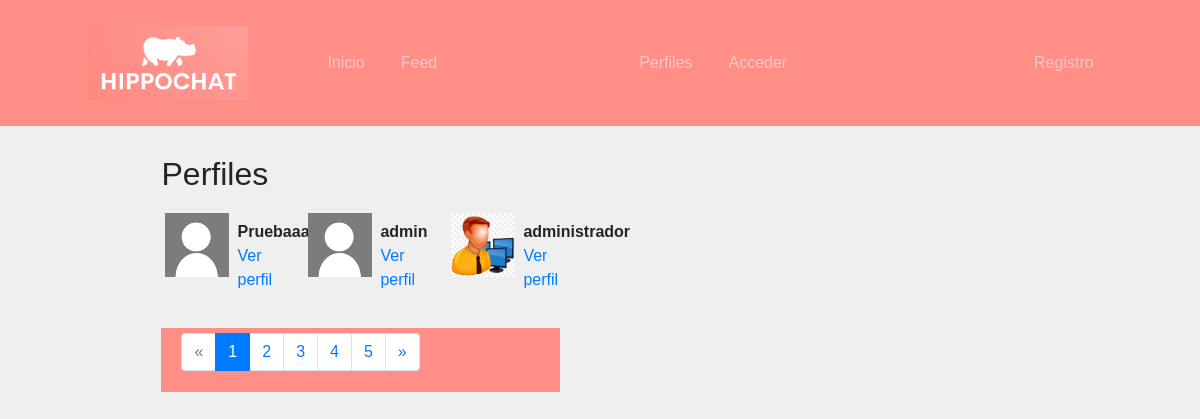
/profiles/, run on the app's committed database.
### registration/models.py (models this page shows)
class Profile(models.Model):
    user = models.OneToOneField(User, on_delete=models.CASCADE)
    avatar = models.ImageField(upload_to=custom_upload_to, null=True, blank=True)
    bio = models.TextField(null=True, blank=True)
    link = models.URLField(max_length=200, null=True, blank=True)
    class Meta:
        ordering = ['user__username']

### profiles/views.py (the view)
# urls.py: path('', ProfileListView.as_view(), name='list'),
class ProfileListView(ListView):
    model = Profile
    template_name = 'profiles/profile_list.html'
    paginate_by = 3

### profiles/templates/profiles/profile_list.html (shortened to what this page needs)
{% extends 'core/base.html' %}
{% load static %}
{% block content %}
<main role="main">
  <div class="container">
    <div class="row mt-3">
      <div class="col-md-9 mx-auto mb-5">
        <h2>Perfiles</h2>
        <div class="row">
          {% for profile in profile_list %}
            <div class="col-md-4 mt-2 mb-3 ">
              <div class="row p-1">
                <div class="col-md-12">
                  {% if profile.avatar %}
                    <img src="{{profile.avatar.url}}" class="img-fluid profile-avatar">
                  {% else %}
                    <img src="{% static 'registration/img/no-avatar.jpg' %}" class="img-fluid profile-avatar">
                  {% endif %}
                  <p class="profile-data">
                    <b>{{profile.user|truncatechars:"16"}}</b><br>
                    <a href="{% url 'profiles:detail' profile.user %}">Ver perfil</a>
                  </p>
                </div>
              </div>
            </div>
          {% endfor %}
        </div>
        {% if is_paginated %}
          <nav aria-label="Page navigation">
            <ul class="pagination justify-content-center">
              {% if page_obj.has_previous %}
                <li class="page-item ">
                  <a class="page-link" href="?page={{ page_obj.previous_page_number }}">&laquo;</a>
                </li>
              {% else %}
                <li class="page-item disabled">
                  <a class="page-link" href="#" tabindex="-1">&laquo;</a>
                </li>
              {% endif %}
              {% for i in paginator.page_range %}
                <li class="page-item {% if page_obj.number == i %}active{% endif %}">
                  <a class="page-link" href="?page={{ i }}">{{ i }}</a>
                </li>
              {% endfor %}
              {% if page_obj.has_next %}
                <li class="page-item ">
                  <a class="page-link" href="?page={{ page_obj.next_page_number }}">&raquo;</a>
                </li>
              {% else %}
                <li class="page-item disabled">
                  <a class="page-link" href="#" tabindex="-1">&raquo;</a>
                </li>
              {% endif %}
            </ul>
          </nav>
        {% endif %}
      </div>
    </div>
  </div>
</main>
{% endblock %}

### core/static/core/css/styles.css (style rules this page uses)
* { margin: 0; padding: 0; font-family: poppins,sans-serif; box-sizing: border-box; }
body { background-color: #efefef; }
nav { background-color: #ff8e86; color: white; display: flex; justify-content: space-between; align-items: cente; padding: 5px 5%; position: sticky; top: 0; z-index: 100; }
.container { display: flex; justify-content: space-between; padding: 13px 5%; }

### profiles/templates/profiles/profile_list.html (style rules this page uses)
.profile-avatar { float:left;width:4rem;height:4rem }
.profile-data { padding-left:4.5rem;padding-top:.4rem; }

### data on the page
Profile: user "Pruebaaa"
Profile: user "admin"
Profile: avatar (picture), user "administrador"

### other printed values
{{ i }} "1" "2" "3" "4" "5"
